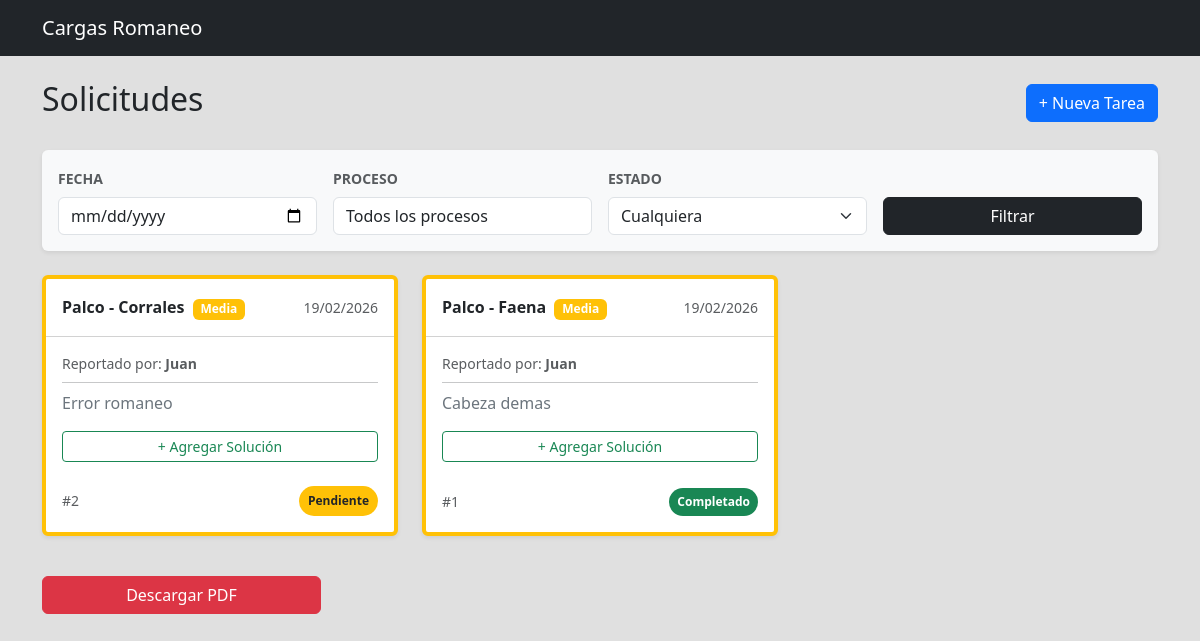
Before: / with the older database file.
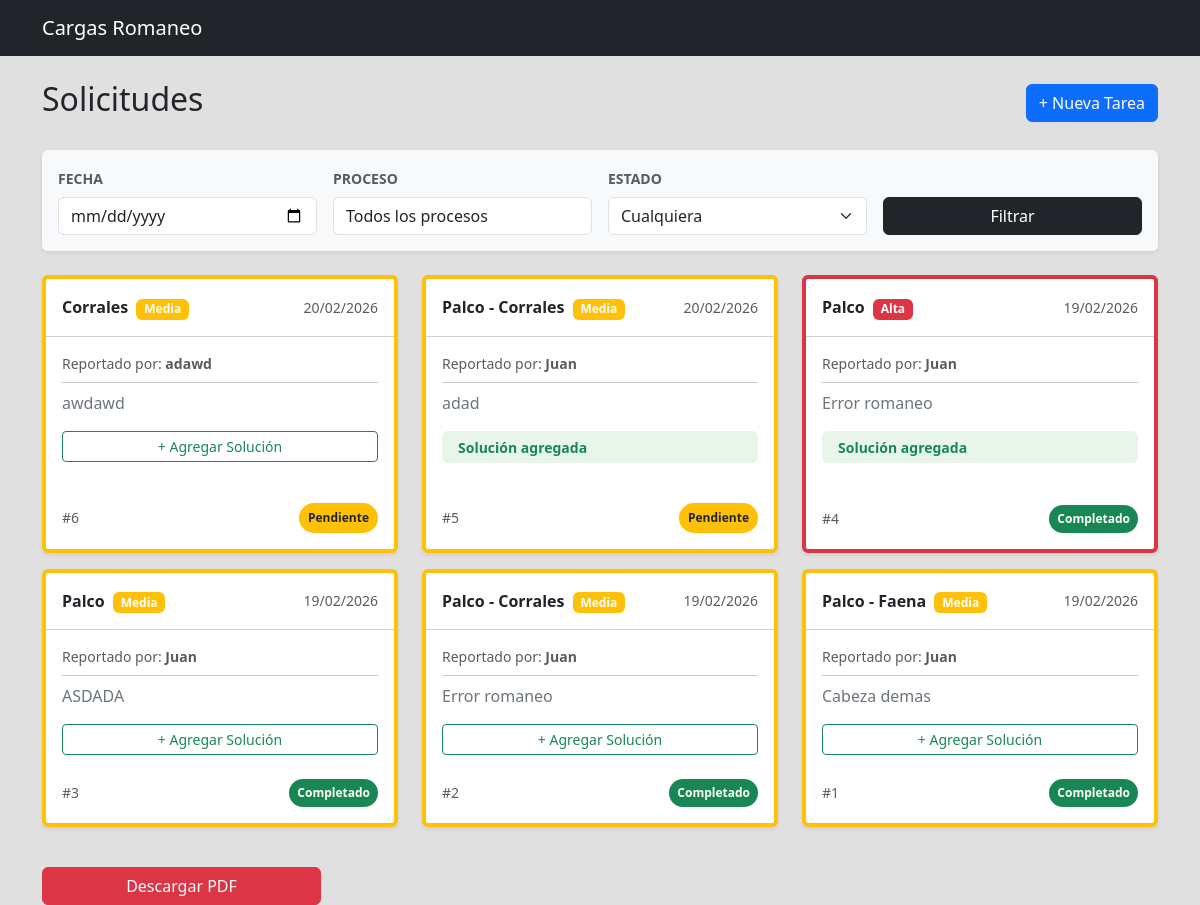
After: the same page with the newer database file.
### app/models.py (models this page shows, shortened)
class Task(models.Model):
    reportado_por = models.CharField(max_length=255)
    proceso = models.ForeignKey(Procesos, on_delete=models.CASCADE)
    priority = models.CharField(max_length=2,
        choices=[
            ('B', 'Baja'),
            ('M', 'Media'),
            ('A', 'Alta'),
        ],
        default='M'
    )
    created_at = models.DateTimeField(auto_now_add=True)
    updated_at = models.DateTimeField(auto_now=True)
    state = models.CharField(
        max_length=2,
        choices=[
            ('P', 'Pendiente'),
            ('C', 'Completado'),
            ('E', 'En espera'),
        ],
        default='P'
    )
    descripcion = models.TextField()
    solucion = models.TextField(blank=True, null=True)
    def get_status_color(self):
        if self.state == 'C':
            return 'success'
        elif self.state == 'E':
            return 'primary'
        else:
            return 'warning'
    def get_state_display(self):
        return dict(self._meta.get_field('state').choices).get(self.state, 'Desconocido')
    def get_priority_color(self):
        if self.priority == 'A':
            return 'danger'   # Rojo para Alta
        elif self.priority == 'M':
            return 'warning'  # Amarillo para Media
        elif self.priority == 'B':
            return 'info'     # Azul/Cian para Baja
        return 'secondary'

class Procesos(models.Model):
    nombre = models.CharField(max_length=255)
    def __str__(self):
        return self.nombre

### app/views.py (the view)
# urls.py: path('', home, name='home'),
def home(request):
    lista_procesos = models.Procesos.objects.all()
    if request.method == 'POST':
        form = TaskForm(request.POST)
        if form.is_valid():
            form.save()
            return redirect('home')
    else:
        form = TaskForm()
    tasks = models.Task.objects.all().order_by('-created_at')
    f_fecha = request.GET.get('fecha')
    f_proceso = request.GET.get('proceso')
    f_estado = request.GET.get('estado')
    if f_fecha:
        tasks = tasks.filter(created_at__date=f_fecha)
    if f_proceso:
        tasks = tasks.filter(proceso=f_proceso)
    if f_estado:
        tasks = tasks.filter(state=f_estado)
    return render(request, 'index.html', {
        'tasks': tasks,
        'form': form,
        'lista_procesos': lista_procesos,
    })

### app/forms.py
class TaskForm(forms.ModelForm):
    class Meta:
        model = Task
        fields = ['reportado_por', 'proceso', 'descripcion', 'state', 'priority']
        widgets = {
            'reportado_por': forms.TextInput(attrs={'class': 'form-control'}),
            'proceso': forms.Select(attrs={'class': 'form-select'}),
            'descripcion': forms.Textarea(attrs={'class': 'form-control', 'rows': 3}),
            'state': forms.Select(attrs={'class': 'form-select'}),
            'priority': forms.Select(attrs={'class': 'form-select'}),
        }

### app/templates/index.html (shortened to what this page needs)
{% extends 'base.html' %}
{% block content %}
<div class="d-flex justify-content-between align-items-center mb-4">
    <h2>Solicitudes</h2>
    <button type="button" class="btn btn-primary" data-bs-toggle="modal" data-bs-target="#nuevaTareaModal">
    + Nueva Tarea
    </button>
</div>
<div class="card shadow-sm mb-4 border-0" style="background-color: #f8f9fa;">
    <div class="card-body">
        <form method="GET" action="{% url 'home' %}" class="row g-3 align-items-end">
            <div class="col-md-3">
                <label for="fecha" class="form-label small fw-bold text-muted">FECHA</label>
                <input type="date" name="fecha" id="fecha" class="form-control" value="{{ request.GET.fecha }}">
            </div>
            <div class="col-md-3">
                <label for="proceso" class="form-label small fw-bold text-muted">PROCESO</label>
                <select name="proceso" id="proceso" class="form-control">
                    <option value="">Todos los procesos</option>
                </select>
            </div>
            <div class="col-md-3">
                <label for="estado" class="form-label small fw-bold text-muted">ESTADO</label>
                <select name="estado" id="estado" class="form-select">
                    <option value="">Cualquiera</option>
                </select>
            </div>
            <div class="col-md-3 d-flex gap-2">
                <button type="submit" class="btn btn-dark w-100">
                     Filtrar
                </button>
            </div>
        </form>
    </div>
</div>
<div class="row">
    {% for task in tasks %}
    <div class="col-md-4 mb-3">
        <div class="card shadow-sm h-100 border-start border-4 border-{{ task.get_priority_color }}"
             style="cursor: pointer;"
             data-bs-toggle="modal"
             data-bs-target="#detalleTaskModal"
             data-proceso="{{ task.proceso.nombre }}"
             data-reportado="{{ task.reportado_por }}"
             data-fecha="{{ task.created_at|date:'d/m/Y H:i' }}"
             data-descripcion="{{ task.descripcion }}"
             data-solucion="{{ task.solucion|default:'' }}"
             data-prioridad="{{ task.get_priority_display }}"
             data-prio-color="{{ task.get_priority_color }}"
             data-estado="{{ task.get_state_display }}">
            <div class="card-header d-flex justify-content-between align-items-center bg-white py-3">
                <div>
                    <span class="fw-bold text-dark">{{ task.proceso.nombre }}</span>
                    <span class="badge bg-{{ task.get_priority_color }} ms-1">{{ task.get_priority_display }}</span>
                </div>
                <small class="text-muted">{{ task.created_at|date:"d/m/Y" }}</small>
            </div>
            <div class="card-body">
                <p class="text-muted small mb-1">Reportado por: <strong>{{ task.reportado_por }}</strong></p>
                <hr class="my-2">
                <p class="card-text text-secondary text-truncate">{{ task.descripcion }}</p>
                {% if task.solucion %}
                    <div class="alert alert-success mt-2 py-1 border-0" style="background-color: #e8f5e9;">
                        <small class="fw-bold text-success"> Solución agregada</small>
                    </div>
                {% else %}
                    <div class="mt-2" onclick="event.stopPropagation();">
                        <button type="button" class="btn btn-outline-success btn-sm w-100"
                                data-bs-toggle="modal"
                                data-bs-target="#modalSolucionForm"
                                data-task-id="{{ task.id }}"
                                data-task-reportado="{{ task.reportado_por }}">
                            + Agregar Solución
                        </button>
                    </div>
                {% endif %}
            </div>
            <div class="card-footer bg-transparent border-0 d-flex justify-content-between align-items-center pb-3">
                <span class="text-muted small">#{{ task.id }}</span>
                <div onclick="event.stopPropagation();">
                    {% if task.state != 'C' %}
                        <a href="{% url 'completar_tarea' task.id %}" class="btn badge rounded-pill bg-{{ task.get_status_color }} text-dark p-2 text-decoration-none">
                            {{ task.get_state_display }}
                        </a>
                    {% else %}
                        <span class="badge rounded-pill bg-success text-white p-2">{{ task.get_state_display }}</span>
                    {% endif %}
                </div>
            </div>
        </div>
    </div>
    {% endfor %}
</div>
<div class="col-md-3 d-flex gap-2 mt-4">
    <button type="button" id="btnExportarPDF" class="btn btn-danger w-100">
         Descargar PDF
    </button>
</div>
{% endblock %}

### app/templates/base.html (shortened to what this page needs)
<!DOCTYPE html>
<html lang="es">
<head>
    <link href="https://cdn.jsdelivr.net/npm/bootstrap@5.3.0/dist/css/bootstrap.min.css" rel="stylesheet">
</head>
<body style="background-color: rgb(224, 224, 224);">
    <nav class="navbar navbar-dark bg-dark mb-4">
        <div class="container">
            <a class="navbar-brand" href="#">Cargas Romaneo</a>
        </div>
    </nav>
    <div class="container">
        {% block content %}
        {% endblock %}
    </div>
</body>
</html>

Changed rows visible on the page:
added Task: proceso.nombre "Corrales", priority "Media", created_at "20/02/2026", reportado_por "adawd", descripcion "awdawd", id "6", state "Pendiente"
added Task: proceso.nombre "Palco - Corrales", priority "Media", created_at "20/02/2026", reportado_por "Juan", descripcion "adad", solucion "Solución agregada", id "5", state "Pendiente"
added Task: proceso.nombre "Palco", priority "Alta", created_at "19/02/2026", reportado_por "Juan", descripcion "Error romaneo", shows "Solución agregada", id "4", state "Completado"
added Task: proceso.nombre "Palco", priority "Media", created_at "19/02/2026", reportado_por "Juan", descripcion "ASDADA", id "3", state "Completado"
changed Task id 2: state "Pendiente" → "Completado"
